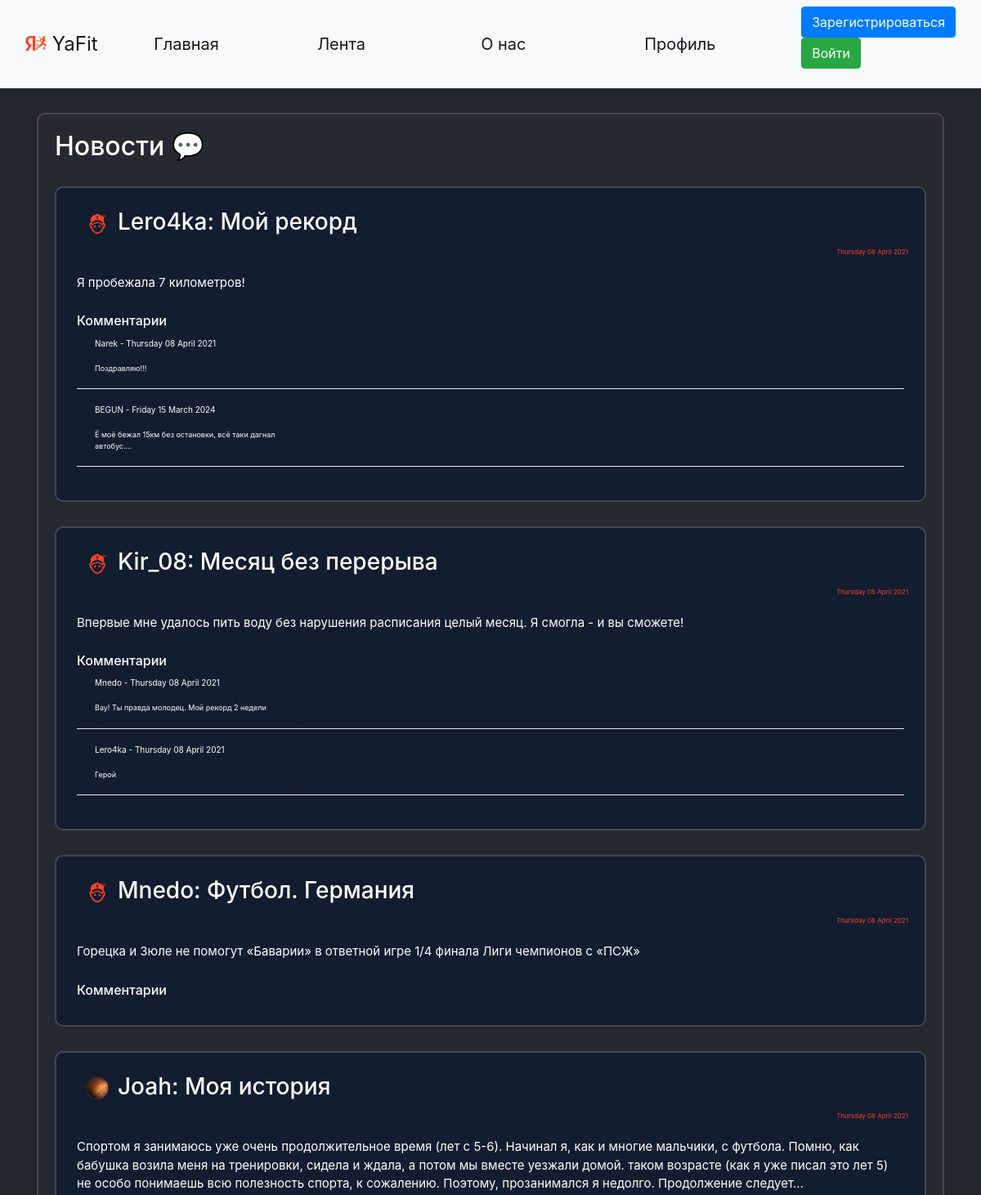
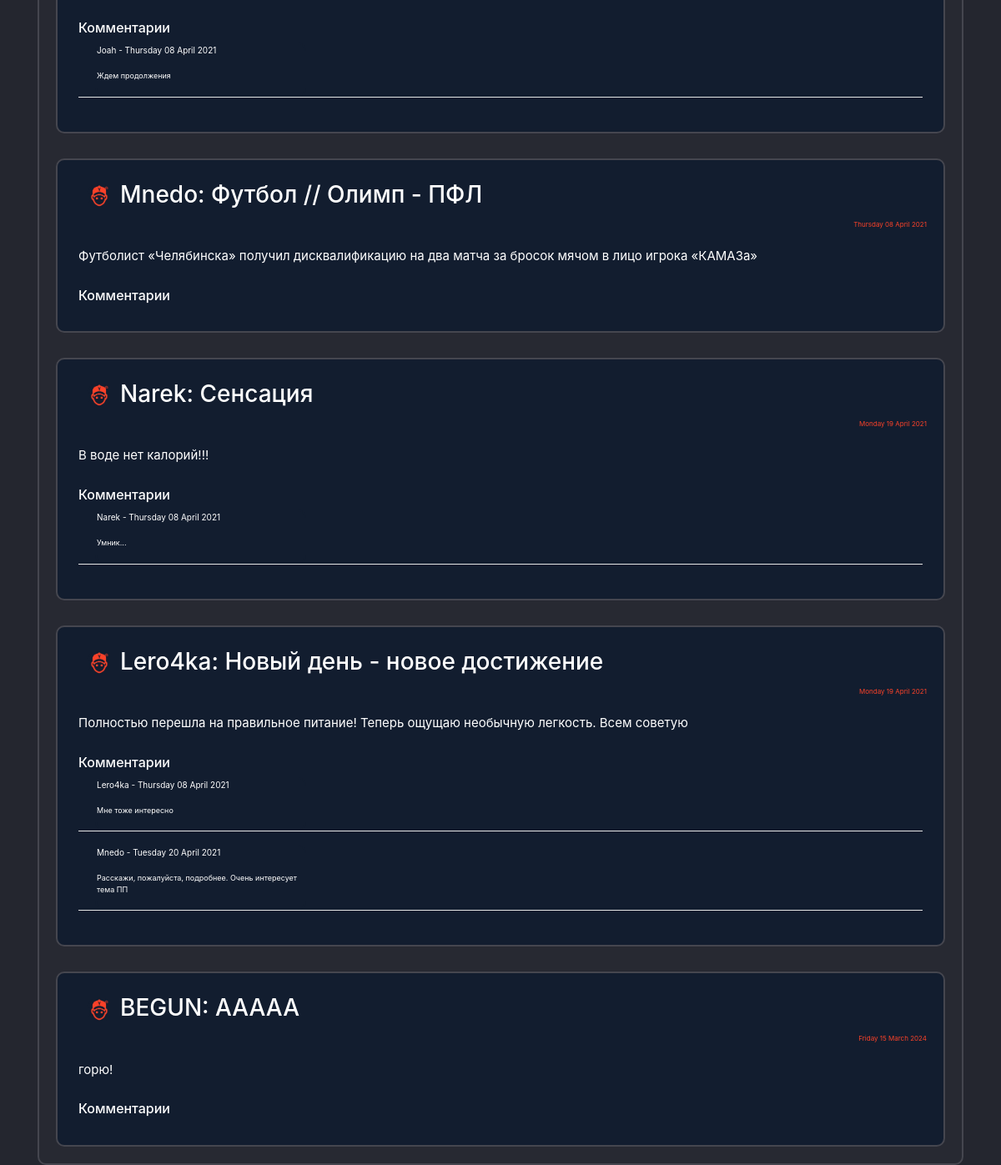
Page /news on the committed database (2 pictures, top to bottom).
### data/users.py (models this page shows, shortened)
class User(SqlAlchemyBase, UserMixin, SerializerMixin):
    __tablename__ = 'users'
    id = sqlalchemy.Column(sqlalchemy.Integer,
                           primary_key=True, autoincrement=True)
    name = sqlalchemy.Column(sqlalchemy.String)
    surname = sqlalchemy.Column(sqlalchemy.String)
    nickname = sqlalchemy.Column(sqlalchemy.String)
    age = sqlalchemy.Column(sqlalchemy.Integer)
    status = sqlalchemy.Column(sqlalchemy.String)
    about = sqlalchemy.Column(sqlalchemy.String)
    email = sqlalchemy.Column(sqlalchemy.String, unique=True)
    hashed_password = sqlalchemy.Column(sqlalchemy.String)
    modified_date = sqlalchemy.Column(sqlalchemy.DateTime, default=datetime.datetime.now)
    city_from = sqlalchemy.Column(sqlalchemy.String)
    habit = sqlalchemy.Column(sqlalchemy.String)  # id_1;id_2
    habits = orm.relationship("Habits", back_populates='user')
    news = orm.relationship("News", back_populates='user')
    comments = orm.relationship("Comments", back_populates='user')

### data/news.py (models this page shows)
class News(SqlAlchemyBase, UserMixin, SerializerMixin):
    __tablename__ = 'news'
    id = sqlalchemy.Column(sqlalchemy.Integer,
                           primary_key=True, autoincrement=True)
    title = sqlalchemy.Column(sqlalchemy.String)
    content = sqlalchemy.Column(sqlalchemy.String)
    created_date = sqlalchemy.Column(sqlalchemy.DateTime,
                                     default=datetime.datetime.now)
    user_id = sqlalchemy.Column(sqlalchemy.Integer,
                                sqlalchemy.ForeignKey("users.id"))
    comms = sqlalchemy.Column(sqlalchemy.String)  # id_1;id_2
    user = orm.relationship('User')

### data/comments.py (models this page shows)
class Comments(SqlAlchemyBase, UserMixin, SerializerMixin):
    __tablename__ = 'comments'
    id = sqlalchemy.Column(sqlalchemy.Integer,
                           primary_key=True, autoincrement=True)
    content = sqlalchemy.Column(sqlalchemy.String)
    created_date = sqlalchemy.Column(sqlalchemy.DateTime,
                                     default=datetime.datetime.now)
    user_id = sqlalchemy.Column(sqlalchemy.Integer,
                                sqlalchemy.ForeignKey("users.id"))
    user = orm.relationship('User')

### main.py (the view)
@app.route("/news", methods=['GET', 'POST'])
def news():
    db_sess = db_session.create_session()
    rec_news = db_sess.query(News).all()
    top_news = []
    news_index = 0
    path = 'static/img/users_photo/default.jpg'
    for news in rec_news:
        path = ''
        news_index += 1
        creator_nickname = (db_sess.query(User).filter(User.id == news.user_id).first()).nickname
        for images in os.listdir('static/img/users_photo'):
            if images.split('.')[0] == creator_nickname:
                path = 'static/img/users_photo/' + images
        if path == '':
            path = 'static/img/users_photo/default.jpg'
        comments = []
        if news.comms:
            if ';' in news.comms:
                for com_id in news.comms.split(';'):
                    comments.append(db_sess.query(Comments).filter(Comments.id == com_id).first())
            elif len(news.comms) == 1:
                com_id = news.comms
                comments = [db_sess.query(Comments).filter(Comments.id == com_id).first()]
        else:
            comments = []
        if len(comments) > 1:
            comments = sorted(comments, key=lambda x: x.created_date)
        comments_main = []
        for com in comments:
            comentor_nickname = db_sess.query(User).filter(User.id == com.user_id).first().nickname
            comments_main.append({'id': com.id,
                                  'content': com.content,
                                  'created_date': com.created_date.strftime("%A %d %B %Y"),
                                  'creator': comentor_nickname})
        comments = comments_main
        top_news.append({'id': news.id,
                         'title': news.title,
                         'content': news.content,
                         'created_date': news.created_date.strftime("%A %d %B %Y"),
                         'comms': comments,
                         'creator': creator_nickname,
                         'path': path})
    return render_template("news.html", top_news=top_news, path=path, random_id=random.randint(1, 2 ** 16),
                           title='Лента')

### data/db_session.py (called while the page is built)
def create_session() -> Session:
    global __factory
    return __factory()

### templates/news.html (shortened to what this page needs)
{% extends "base.html" %}
{% block content %}
<div class="page_border">
    <h2>Новости &#128172;</h2>
    {% for new in top_news%}
    <div class="page_border" style="background-color: #121d2f !important;">
        <div class="menu_item">
            <h3><a><a><img
                    src={{new['path']}}?dummy={{random_id}} alt="avatar"
                    class="round_avatar"></a></a>{{new['creator']}}: {{new['title']}} </h3>
        </div>
        <div class="reposts">
            <p>{{new['created_date']}}</p>
        </div>
        <div class="menu_item">
            <p>{{new['content']}}</p>
        </div>
        <div class="menu_item">
            <h6>Комментарии
            </h6>
            {% for com in new['comms'] %}
            <div class="com_label" style="margin-left: 20px; padding: 0; margin-top: 0; margin-bottom;">
                <p style="font-size: 10px;">{{com['creator']}} - {{com['created_date']}}</p>
                <p style="font-size: 9px;">{{com['content']}}
                </p></div>
            <hr style="color: white; background-color: white; padding: 0; margin-top: 0; margin-bottom;">
            {% endfor %}
        </div>
    </div>
    {% endfor %}
</div>
{% endblock %}

### static/css/style.css (style rules this page uses)
body { background-color: #24262f !important; color: white; }
.page_border { background-color: #272932 !important; color: white !important; border: 2px solid #45464F; border-radius: 10px; padding: 20px !important; margin: 0 auto; margin-top: 30px; }
.menu_item { padding: 5px !important; font-size: 15px !important; }
hr { background-color: #FB4229; color: #FB4229; }
.reposts { color: #FB4229 !important; font-size: 8px !important; text-align: right; }
.com_label { background-color: #121d2f !important; color: white !important; border: 2px solid #121d2f; width: 25%; border-radius: 10px; }
.round_avatar { margin-left:10px; margin-right:10px; width: 30px !important; height: 30px !important; border-radius: 50px !important; }

### rows in the picture
User: creator "Lero4ka" "Lero4ka", creator "Lero4ka" "Lero4ka"
News: title "Мой рекорд", content "Я пробежала 7 километров!"
User: creator "Narek" "Narek", creator "Narek"
Comments: content "Поздравляю!!!"
User: creator "BEGUN", creator "BEGUN"
Comments: content "Ё моё бежал 15км без остановки, всё таки дагнал автобус...."
User: creator "Kir_08"
News: title "Месяц без перерыва", content "Впервые мне удалось пить воду без нарушения расписания целый месяц. Я смогла - и вы сможете!"
User: creator "Mnedo" "Mnedo", creator "Mnedo" "Mnedo"
Comments: content "Вау! Ты правда молодец. Мой рекорд 2 недели"
Comments: content "Герой"
News: title "Футбол. Германия", content "Горецка и Зюле не помогут «Баварии» в ответной игре 1/4 финала Лиги чемпионов с «ПСЖ»"
User: creator "Joah", creator "Joah"
News: title "Моя история", content "Спортом я занимаюсь уже очень продолжительное время (лет с 5-6). Начинал я, как и многие мальчики, с футбола. Помню, как бабушка возила меня на тренировки, сидела и ждала, а потом мы вместе уезжали домой. таком возрасте (как я уже писал это лет 5) не особо понимаешь всю полезность спорта, к сожалению. Поэтому, прозанимался я недолго. Продолжение следует..."
Comments: content "Ждем продолжения"
News: title "Футбол // Олимп - ПФЛ", content "Футболист «Челябинска» получил дисквалификацию на два матча за бросок мячом в лицо игрока «КАМАЗа»"
News: title "Сенсация", content "В воде нет калорий!!!"
Comments: content "Умник..."
News: title "Новый день - новое достижение", content "Полностью перешла на правильное питание! Теперь ощущаю необычную легкость. Всем советую"
Comments: content "Мне тоже интересно"
Comments: content "Расскажи, пожалуйста, подробнее. Очень интересует тема ПП"
News: title "ААААА", content "горю!"

### other values in the picture
{{ new['created_date'] }} "Thursday 08 April 2021" "Thursday 08 April 2021" "Thursday 08 April 2021" "Thursday 08 April 2021" "Thursday 08 April 2021" "Monday 19 April 2021" "Monday 19 April 2021" "Friday 15 March 2024"
{{ com['created_date'] }} "Thursday 08 April 2021" "Friday 15 March 2024" "Thursday 08 April 2021" "Thursday 08 April 2021" "Thursday 08 April 2021" "Thursday 08 April 2021" "Thursday 08 April 2021" "Tuesday 20 April 2021"
